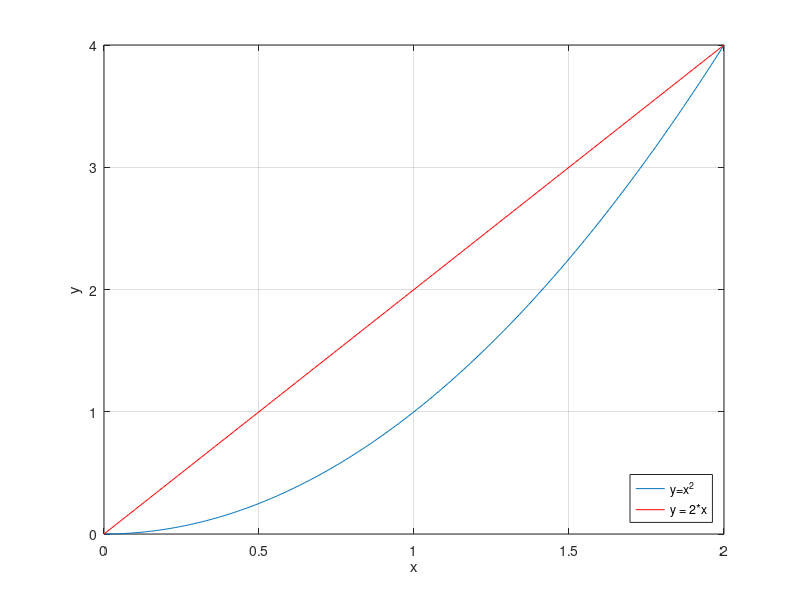

Reproduce this figure in MATLAB.
close all
clear all
clc

x = 0:0.01:2;

f = @(x)(x.^2);

% aproximação 1: n = 1; de 0 a 2 -> h = 2
h = 2;
f_integral = 2^3/3
f1_1_integral = h/2*(f(0)+f(2))

% aproximação 2: n = 2; de 0 a 1 e 1 a 2 -> h = 1
h = 1;
f2_1_integral = h/2*(f(0)+2*f(1)+f(2))

% aproximação 3: n = 4; 0 a 0.5; 0.5 a 1.0; 1.0 a 1.5; 1.5 a 2 -> h = 0.5
h = 0.5;
f3_1_integral = h/2*(f(0) + 2*(f(0.5) + f(1.0) + f(1.5)) + f(2))


n = 50;
a = 0;
b = 2;
x0 = a;
xn = b;
% aproximação 4 (maneira compacta): n = 50 ?
h = (b-a)/n;
xi = x0+h:h:xn-h;
f4_1_integral = h/2*(f(x0) + 2*sum(f(xi)) + f(xn))


%% mesma conta da anterior, mas usando um for
n = 50;
a = 0;
b = 2;
x0 = a;
xn = b;
h = (b-a)/n;
minha_integral = 0;
minha_integral = minha_integral + f(xn)*h/2 + f(x0)*h/2;
for xj = x0+h:h:xn-h
  minha_integral = minha_integral + f(xj)*h;
endfor
minha_integral

plot(x, f(x))
hold on
plot(x, 2*x,'r')
grid on
xlabel('x')
ylabel('y')
legend('y=x^2', 'y = 2*x', 'location', 'southeast')
hold off
